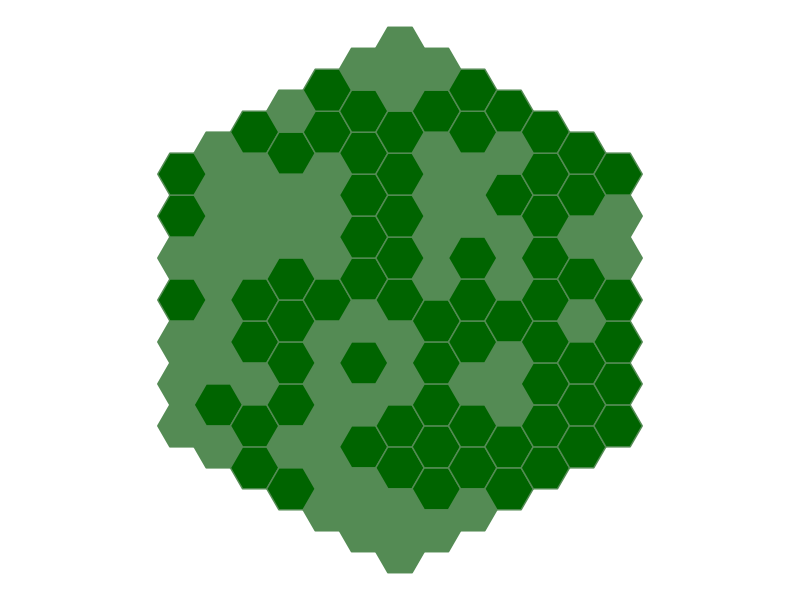
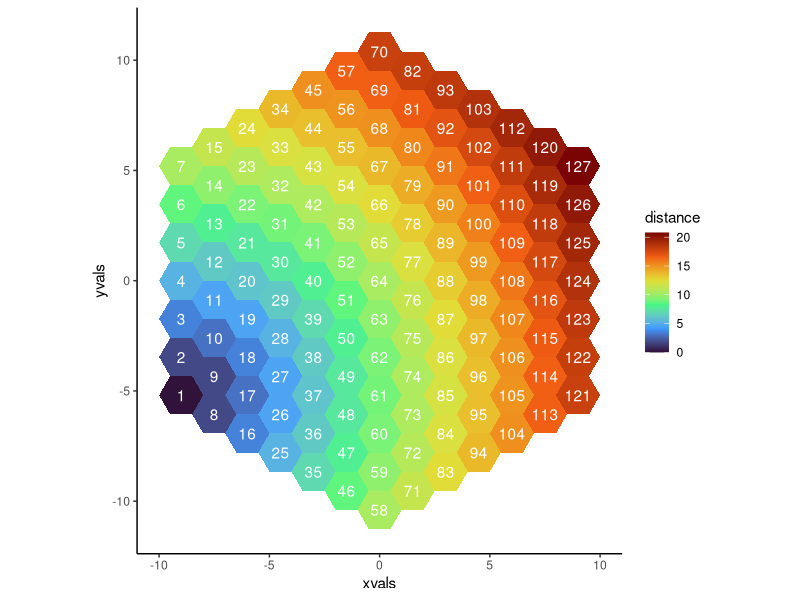

Write R code to recreate these figures, in order. (Note: this script raises an error after producing the figures.)
library(tidyverse)
library(ggforce)

grid.r <-6

rows <- grid.r*2 + 1
cols <- rows

r = 1
c = sqrt(3/4)

n.cells = 3*(grid.r + 1)^2 - 3*(grid.r + 1) + 1

row_id <- seq(1,rows)
coord_0 <- seq(-grid.r,grid.r)
nums <- c(seq(grid.r + 1,rows),seq(rows -1, grid.r + 1))

coord_df <- c()
for(i in row_id){
  print(i)
  xvals <- rep(1.5*coord_0[i],nums[i])
  yvals <- seq(-(nums[i]-1)*c,(nums[i]-1)*c,2*c)
  
  temp <- data.frame(xvals,yvals)
  coord_df <- rbind(coord_df,temp)
}

coord_df$num <- seq(1,n.cells)

trees <- sample(x = c("DO","GR"), size = dim(coord_df)[1], prob = c(0.5,0.5), replace = TRUE)

coord_df$trees <- trees

coord_df %>% mutate(trees = ifelse(trees == "DO",'Douglas fir','Grand fir')) %>%
  ggplot() + aes(x0 = xvals, y0 = yvals, sides = 6, angle = 0, r = 1, fill = trees) +
  geom_regon(color = 'palegreen4') + theme_classic() + 
  coord_fixed() + 
  # geom_text(aes(x = xvals,y = yvals, label = num), color = 'white') + 
  scale_fill_manual("", values = c("Douglas fir" = 'palegreen4', 'Grand fir' = 'darkgreen')) + 
  theme_void() +
  #theme(legend.position = c(0.9,0.93))
  theme(legend.position = 'none')

num_vals <- unique(coord_df$num)

coord_dist <- c()
for(i in 1:length(num_vals)){
  point.x <- coord_df %>% filter(num == num_vals[i]) %>% pull(xvals)
  point.y <- coord_df %>% filter(num == num_vals[i]) %>% pull(yvals)
  
  temp <- coord_df %>% mutate(distance = sqrt(abs(xvals - point.x)^2 + abs(yvals - point.y)^2))
  temp$ref <- num_vals[i]
  
  coord_dist <- rbind(coord_dist,temp)
  
}

coord_dist %>% filter(ref == 1) %>%
  ggplot() + aes(x0 = xvals, y0 = yvals, sides = 6, angle = 0, r = 1, fill = distance) +
  geom_regon() + theme_classic() + 
  coord_fixed() + 
  scale_fill_viridis_c(option = 'turbo') + 
  geom_text(aes(x = xvals,y = yvals, label = num), color = 'white')


write.csv(coord_dist, paste0("data/coord_distances_R",grid.r,".csv"))

